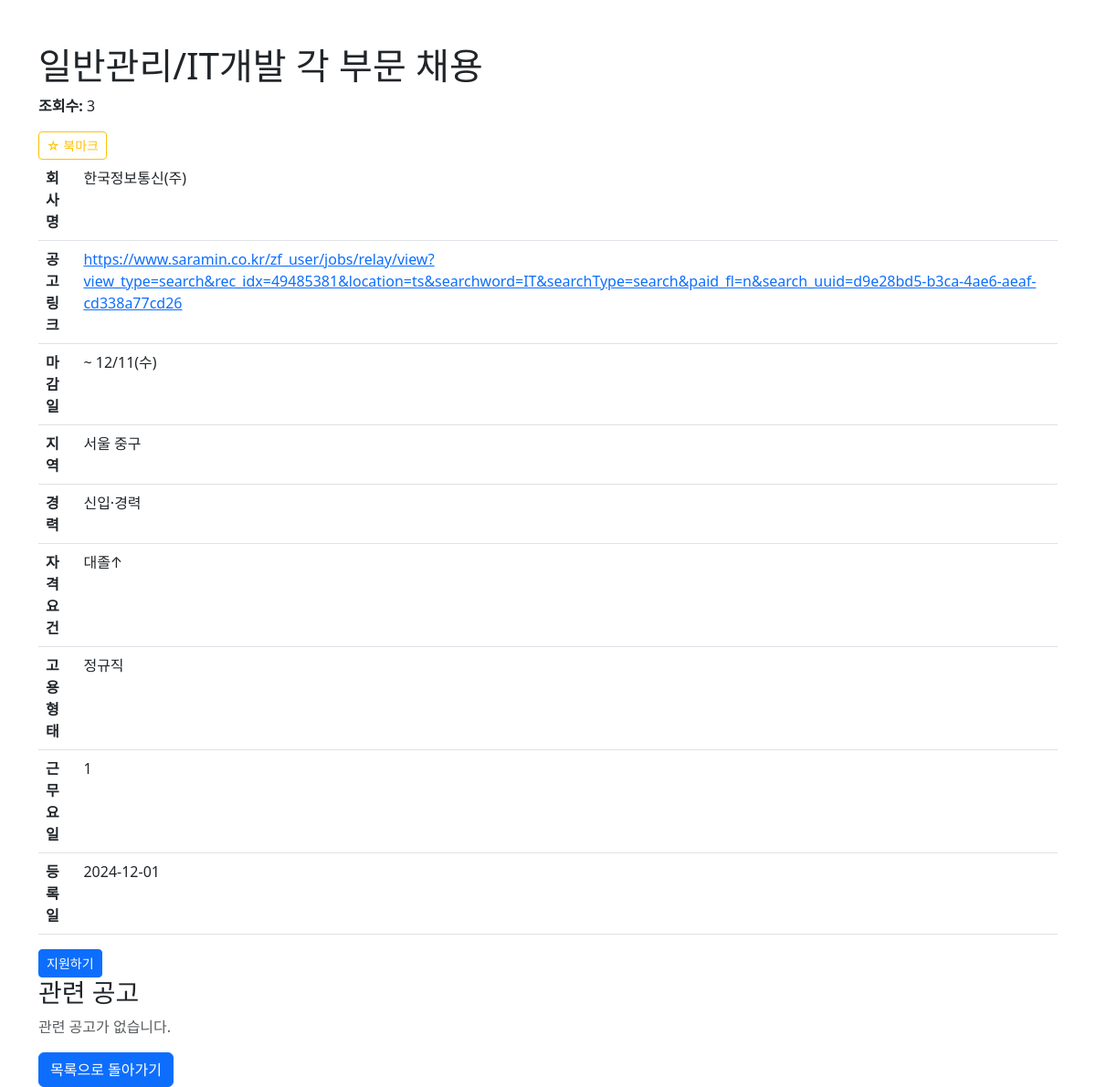
The app's page /jobs/2 with its own data.
### model.py (models this page shows)
class Job(db.Model):
    id = db.Column(db.Integer, primary_key=True)
    today = db.Column(db.String(100))
    title = db.Column(db.String(100), unique=True, nullable=False)
    company = db.Column(db.String(100))
    url = db.Column(db.String(200))
    deadline = db.Column(db.String(100))
    location = db.Column(db.String(100))
    experience = db.Column(db.String(100))
    requirement = db.Column(db.String(500))
    jobtype = db.Column(db.String(100))
    jobday = db.Column(db.String(100))
    views = db.Column(db.Integer, default=0)

### server.py (the view)
@app.route('/jobs/<int:job_id>', methods=['GET'])
def get_job_detail(job_id):
    job = Job.query.get(job_id)  # job_id에 해당하는 Job 객체를 조회
    if not job:
        return render_template('error.html', message="해당 공고를 찾을 수 없습니다."), 404
    job.views += 1
    db.session.commit()  # 변경 사항을 커밋
    related_jobs = Job.query.filter(
        Job.location == job.location,
        Job.experience == job.experience,
        Job.id != job_id
    ).limit(5).all()  # 최대 5개의 관련 공고만 조회
    return render_template('job_detail.html', job=job, related_jobs=[])

### templates/job_detail.html (shortened to what this page needs)
<!DOCTYPE html>
<html lang="en">
<head>
    <link rel="stylesheet" href="https://cdn.jsdelivr.net/npm/bootstrap@5.3.0/dist/css/bootstrap.min.css">
</head>
<body>
    <div class="container mt-5">
        <h1>{{ job['title'] }}</h1>
        <p><strong>조회수:</strong> {{ job['views'] }}</p><button
        class="btn btn-sm btn-outline-warning bookmark-button"
        data-job-id="{{ job.id }}"
        data-bookmarked="{{ job.is_bookmarked }}">
        {% if job.is_bookmarked %}
            ★ 북마크됨
        {% else %}
            ☆ 북마크
        {% endif %}
    </button>
        <table class="table">
            <tr>
                <th>회사명</th>
                <td>{{ job['company'] }}</td>
            </tr>
            <tr>
                <th>공고 링크</th>
                <td><a href="{{ job['url'] }}" target="_blank">{{ job['url'] }}</a></td>
            </tr>
            <tr>
                <th>마감일</th>
                <td>{{ job['deadline'] }}</td>
            </tr>
            <tr>
                <th>지역</th>
                <td>{{ job['location'] }}</td>
            </tr>
            <tr>
                <th>경력</th>
                <td>{{ job['experience'] }}</td>
            </tr>
            <tr>
                <th>자격 요건</th>
                <td>{{ job['requirement'] }}</td>
            </tr>
            <tr>
                <th>고용 형태</th>
                <td>{{ job['jobtype'] }}</td>
            </tr>
            <tr>
                <th>근무 요일</th>
                <td>{{ job['jobday'] }}</td>
            </tr>
            <tr>
                <th>등록일</th>
                <td>{{ job['today'] }}</td>
            </tr>
        </table>
        <button class="btn btn-sm btn-primary apply-button" data-job-id="{{ job.id }}">지원하기</button>
        <h3>관련 공고</h3>
        {% if related_jobs %}
            <ul class="list-group">
                {% for related_job in related_jobs %}
                <li class="list-group-item">
                    <a href="/jobs/{{ related_job['id'] }}" class="text-decoration-none">
                        <strong>{{ related_job['title'] }}</strong> - {{ related_job['company'] }}
                    </a>
                    <br>
                    <small>{{ related_job['location'] }} | {{ related_job['experience'] }}</small>
                </li>
                {% endfor %}
            </ul>
        {% else %}
            <p class="text-muted">관련 공고가 없습니다.</p>
        {% endif %}
        <a href="/jobs" class="btn btn-primary">목록으로 돌아가기</a>
    </div>
</body>
</html>

### records on screen
Job: title "일반관리/IT개발 각 부문 채용", views "3", company "한국정보통신(주)", url "https://www.saramin.co.kr/zf_user/jobs/relay/view?view_type=search&rec_idx=49485381&location=ts&searchword=IT&searchType=search&paid_fl=n&search_uuid=d9e28bd5-b3ca-4ae6-aeaf-cd338a77cd26", deadline "~ 12/11(수)", location "서울 중구", experience "신입·경력", requirement "대졸↑", jobtype "정규직", jobday "1", today "2024-12-01"
